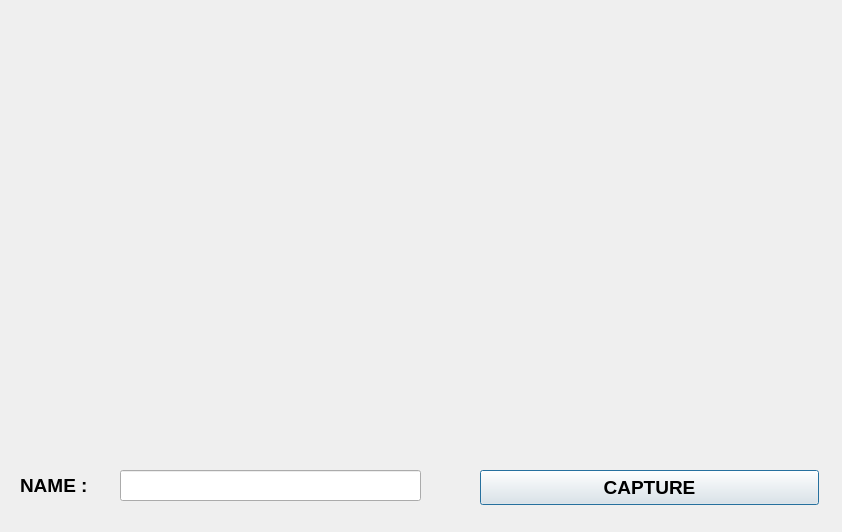
<?xml version="1.0" encoding="UTF-8"?>
<ui version="4.0">
 <class>Dialog</class>
 <widget class="QDialog" name="Dialog">
  <property name="geometry">
   <rect>
    <x>0</x>
    <y>0</y>
    <width>842</width>
    <height>532</height>
   </rect>
  </property>
  <property name="windowTitle">
   <string>Dialog</string>
  </property>
  <widget class="QLabel" name="cap_label">
   <property name="geometry">
    <rect>
     <x>20</x>
     <y>20</y>
     <width>531</width>
     <height>351</height>
    </rect>
   </property>
   <property name="text">
    <string/>
   </property>
  </widget>
  <widget class="QLabel" name="label">
   <property name="geometry">
    <rect>
     <x>20</x>
     <y>470</y>
     <width>81</width>
     <height>31</height>
    </rect>
   </property>
   <property name="font">
    <font>
     <family>MS Shell Dlg 2</family>
     <pointsize>14</pointsize>
     <weight>75</weight>
     <bold>true</bold>
    </font>
   </property>
   <property name="text">
    <string>NAME :</string>
   </property>
  </widget>
  <widget class="QPushButton" name="capture_btn">
   <property name="geometry">
    <rect>
     <x>480</x>
     <y>470</y>
     <width>339</width>
     <height>35</height>
    </rect>
   </property>
   <property name="font">
    <font>
     <family>MS Shell Dlg 2</family>
     <pointsize>14</pointsize>
     <weight>75</weight>
     <bold>true</bold>
    </font>
   </property>
   <property name="text">
    <string>CAPTURE</string>
   </property>
  </widget>
  <widget class="QLineEdit" name="name_input">
   <property name="geometry">
    <rect>
     <x>120</x>
     <y>470</y>
     <width>301</width>
     <height>31</height>
    </rect>
   </property>
   <property name="font">
    <font>
     <pointsize>11</pointsize>
    </font>
   </property>
  </widget>
 </widget>
 <resources/>
 <connections/>
</ui>
